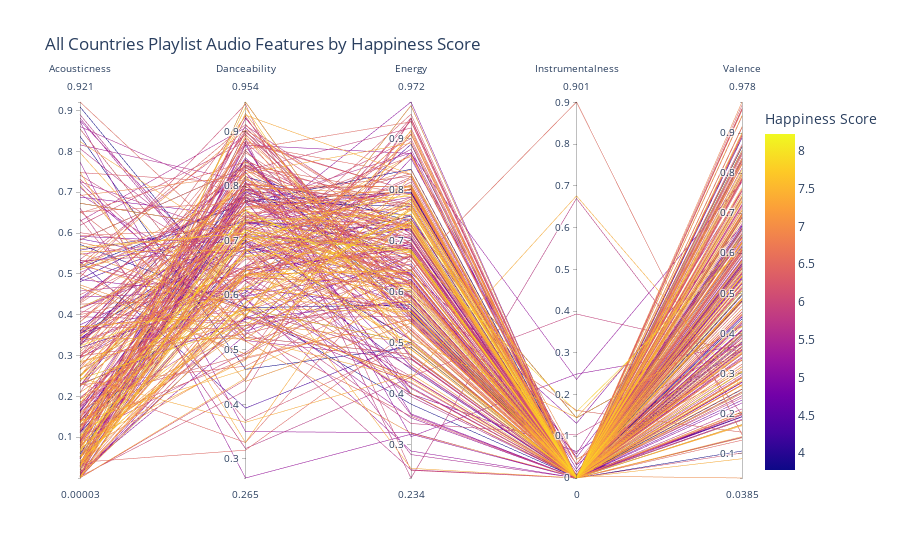
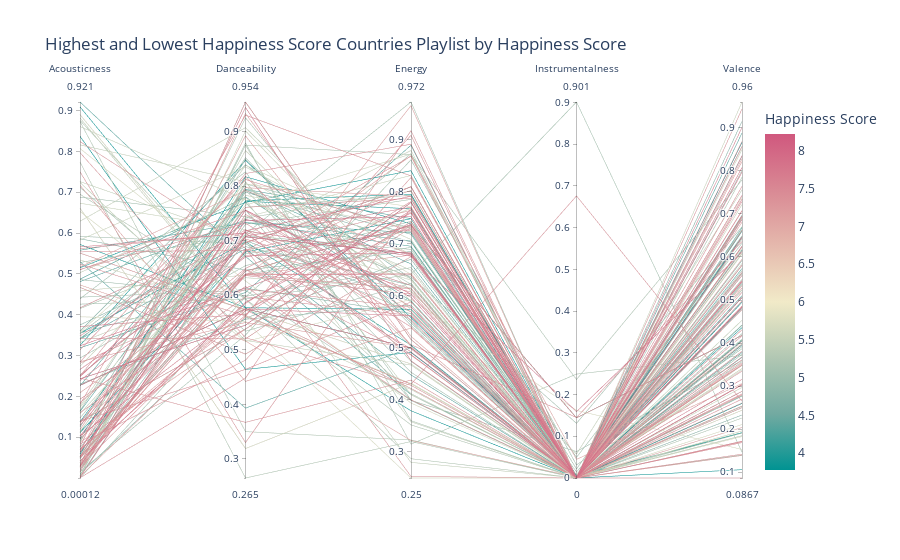
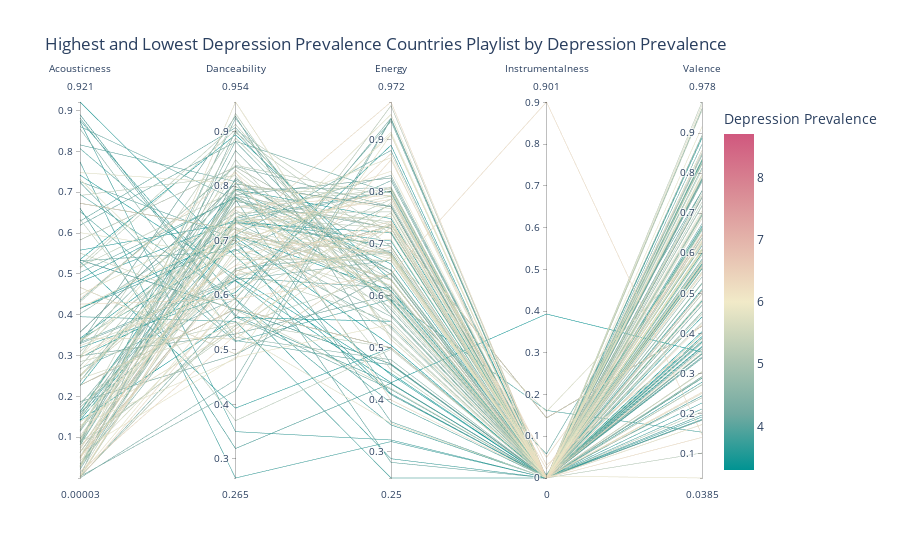

The notebook cell these images were saved under, in order:
### Markdown cell above
### Parallel Coordinates Chart: 
### All Countries, High & Low Happiness Score Countries, High & Low Depression Prevalence Countries

The parallel coordinates chart below for all countries, high and low happiness score countries, and high and low depression prevalence countries again show that there is not much difference in audio feature trends for countries depending on happiness/depression scores. There were no strong relationship between a country's happiness score or depression prevalence and the country's popular song playlists' audio features. 
* Both groups of countries that were high in happiness or low in happiness had similar audio feature trends
* Both groups of countries that were high in depression prevalence or low in depression prevalence had similar audio feature trends as well.

### Code cell
# all countries
fig = px.parallel_coordinates(top10_df, color = 'Happiness Score',
                             dimensions = ['acousticness', 'danceability', 'energy', 'instrumentalness','valence'],
                             labels = {'acousticness': 'Acousticness', 'danceability': 'Danceability', 'energy':'Energy',
                                      'instrumentalness': 'Instrumentalness', 'valence':
                                       'Valence', 'Depression Prevalence': 'Depression prevalence'},color_continuous_midpoint=6,
                             title = 'All Countries Playlist Audio Features by Happiness Score')

fig.show()

# high and low happiness scores in happiness data
happy_hl_concat = pd.concat([hh,lh], keys=['hh','lh'])


fig = px.parallel_coordinates(happy_hl_concat, color = 'Happiness Score',
                             dimensions = ['acousticness', 'danceability', 'energy', 'instrumentalness','valence'],
                             labels = {'acousticness': 'Acousticness', 'danceability': 'Danceability', 'energy':'Energy',
                                      'instrumentalness': 'Instrumentalness', 'valence':'Valence'},
                             color_continuous_midpoint=6,
                             color_continuous_scale=px.colors.diverging.Tealrose,
                             title = 'Highest and Lowest Happiness Score Countries Playlist by Happiness Score')

fig.show()

# high and low depression prevalence in depression data
dephl_concat = pd.concat([hd,ld], keys=['hd','ld'])


fig = px.parallel_coordinates(dephl_concat, color = 'Depression Prevalence',
                             dimensions = ['acousticness', 'danceability', 'energy', 'instrumentalness','valence'],
                             labels = {'acousticness': 'Acousticness', 'danceability': 'Danceability', 'energy':'Energy',
                                      'instrumentalness': 'Instrumentalness', 'valence':'Valence'},
                             color_continuous_midpoint=6,
                             color_continuous_scale=px.colors.diverging.Tealrose,
                             title = 'Highest and Lowest Depression Prevalence Countries Playlist by Depression Prevalence')

fig.show()

### Figure 1 — Plotly figure (JSON) as saved in the notebook; plotly's stock layout.template omitted (floating-point values rounded to 4 significant figures; data arrays with more than 128 entries replaced by an {"elided": "..."} marker saying what was removed)
{"data": [{"dimensions": [{"label": "Acousticness", "values": {"elided": "450 float values"}}, {"label": "Danceability", "values": {"elided": "450 float values"}}, {"label": "Energy", "values": {"elided": "450 float values"}}, {"label": "Instrumentalness", "values": {"elided": "450 float values"}}, {"label": "Valence", "values": {"elided": "450 float values"}}], "domain": {"x": [0, 1], "y": [0, 1]}, "line": {"color": {"elided": "450 float values"}, "coloraxis": "coloraxis"}, "name": "", "type": "parcoords"}], "layout": {"coloraxis": {"cmid": 6, "colorbar": {"title": {"text": "Happiness Score"}}, "colorscale": [[0, "#0d0887"], [0.1111, "#46039f"], [0.2222, "#7201a8"], [0.3333, "#9c179e"], [0.4444, "#bd3786"], [0.5556, "#d8576b"], [0.6667, "#ed7953"], [0.7778, "#fb9f3a"], [0.8889, "#fdca26"], [1, "#f0f921"]]}, "legend": {"tracegroupgap": 0}, "title": {"text": "All Countries Playlist Audio Features by Happiness Score"}}}

### Figure 2 — Plotly figure (JSON) as saved in the notebook; plotly's stock layout.template omitted (floating-point values rounded to 4 significant figures; data arrays with more than 128 entries replaced by an {"elided": "..."} marker saying what was removed)
{"data": [{"dimensions": [{"label": "Acousticness", "values": {"elided": "200 float values"}}, {"label": "Danceability", "values": {"elided": "200 float values"}}, {"label": "Energy", "values": {"elided": "200 float values"}}, {"label": "Instrumentalness", "values": {"elided": "200 float values"}}, {"label": "Valence", "values": {"elided": "200 float values"}}], "domain": {"x": [0, 1], "y": [0, 1]}, "line": {"color": {"elided": "200 float values"}, "coloraxis": "coloraxis"}, "name": "", "type": "parcoords"}], "layout": {"coloraxis": {"cmid": 6, "colorbar": {"title": {"text": "Happiness Score"}}, "colorscale": [[0, "rgb(0, 147, 146)"], [0.1667, "rgb(114, 170, 161)"], [0.3333, "rgb(177, 199, 179)"], [0.5, "rgb(241, 234, 200)"], [0.6667, "rgb(229, 185, 173)"], [0.8333, "rgb(217, 137, 148)"], [1, "rgb(208, 88, 126)"]]}, "legend": {"tracegroupgap": 0}, "title": {"text": "Highest and Lowest Happiness Score Countries Playlist by Happiness Score"}}}

### Figure 3 — Plotly figure (JSON) as saved in the notebook; plotly's stock layout.template omitted (floating-point values rounded to 4 significant figures; data arrays with more than 128 entries replaced by an {"elided": "..."} marker saying what was removed)
{"data": [{"dimensions": [{"label": "Acousticness", "values": {"elided": "200 float values"}}, {"label": "Danceability", "values": {"elided": "200 float values"}}, {"label": "Energy", "values": {"elided": "200 float values"}}, {"label": "Instrumentalness", "values": {"elided": "200 float values"}}, {"label": "Valence", "values": {"elided": "200 float values"}}], "domain": {"x": [0, 1], "y": [0, 1]}, "line": {"color": {"elided": "200 float values"}, "coloraxis": "coloraxis"}, "name": "", "type": "parcoords"}], "layout": {"coloraxis": {"cmid": 6, "colorbar": {"title": {"text": "Depression Prevalence"}}, "colorscale": [[0, "rgb(0, 147, 146)"], [0.1667, "rgb(114, 170, 161)"], [0.3333, "rgb(177, 199, 179)"], [0.5, "rgb(241, 234, 200)"], [0.6667, "rgb(229, 185, 173)"], [0.8333, "rgb(217, 137, 148)"], [1, "rgb(208, 88, 126)"]]}, "legend": {"tracegroupgap": 0}, "title": {"text": "Highest and Lowest Depression Prevalence Countries Playlist by Depression Prevalence"}}}
